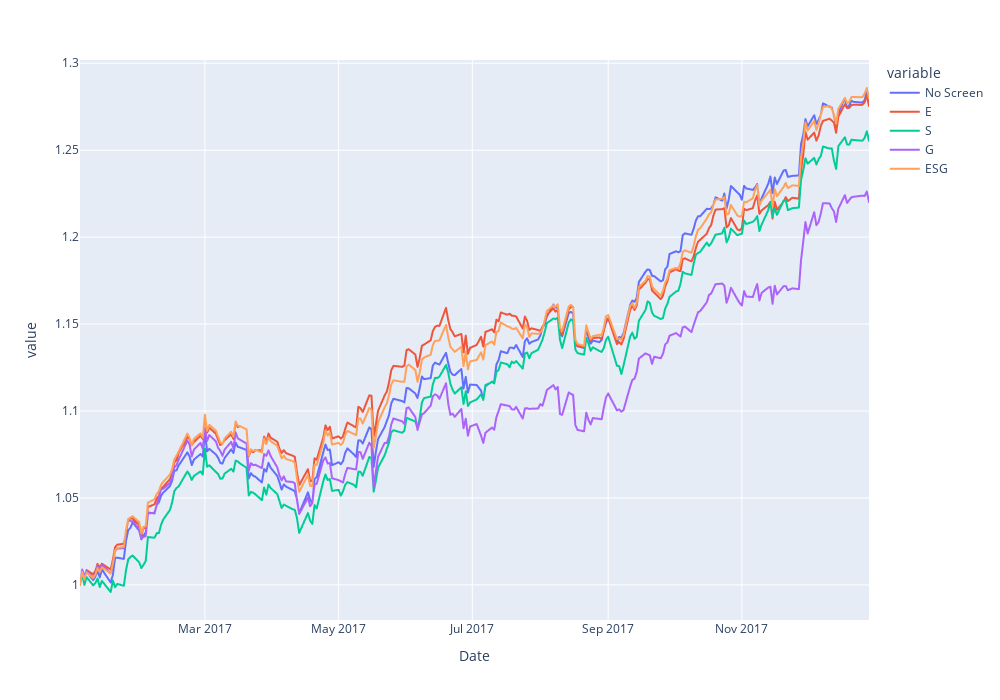

The notebook cell saved with this chart:
### Code cell
fig = px.line(all_sh_port_oof, x=all_sh_port_oof.index, y=all_sh_port_oof.columns)
fig.update_layout(
    width=1000,
    height=700,
)

### Figure 1 — Plotly figure (JSON) as saved in the notebook; plotly's stock layout.template omitted (floating-point values rounded to 4 significant figures; data arrays with more than 128 entries replaced by an {"elided": "..."} marker saying what was removed)
{"data": [{"hovertemplate": "variable=No Screen<br>Date=%{x}<br>value=%{y}<extra></extra>", "legendgroup": "No Screen", "line": {"color": "#636efa", "dash": "solid"}, "marker": {"symbol": "circle"}, "mode": "lines", "name": "No Screen", "showlegend": true, "type": "scattergl", "x": {"elided": "251 str values"}, "xaxis": "x", "y": {"elided": "251 float values"}, "yaxis": "y"}, {"hovertemplate": "variable=E<br>Date=%{x}<br>value=%{y}<extra></extra>", "legendgroup": "E", "line": {"color": "#EF553B", "dash": "solid"}, "marker": {"symbol": "circle"}, "mode": "lines", "name": "E", "showlegend": true, "type": "scattergl", "x": {"elided": "251 str values"}, "xaxis": "x", "y": {"elided": "251 float values"}, "yaxis": "y"}, {"hovertemplate": "variable=S<br>Date=%{x}<br>value=%{y}<extra></extra>", "legendgroup": "S", "line": {"color": "#00cc96", "dash": "solid"}, "marker": {"symbol": "circle"}, "mode": "lines", "name": "S", "showlegend": true, "type": "scattergl", "x": {"elided": "251 str values"}, "xaxis": "x", "y": {"elided": "251 float values"}, "yaxis": "y"}, {"hovertemplate": "variable=G<br>Date=%{x}<br>value=%{y}<extra></extra>", "legendgroup": "G", "line": {"color": "#ab63fa", "dash": "solid"}, "marker": {"symbol": "circle"}, "mode": "lines", "name": "G", "showlegend": true, "type": "scattergl", "x": {"elided": "251 str values"}, "xaxis": "x", "y": {"elided": "251 float values"}, "yaxis": "y"}, {"hovertemplate": "variable=ESG<br>Date=%{x}<br>value=%{y}<extra></extra>", "legendgroup": "ESG", "line": {"color": "#FFA15A", "dash": "solid"}, "marker": {"symbol": "circle"}, "mode": "lines", "name": "ESG", "showlegend": true, "type": "scattergl", "x": {"elided": "251 str values"}, "xaxis": "x", "y": {"elided": "251 float values"}, "yaxis": "y"}], "layout": {"height": 700, "legend": {"title": {"text": "variable"}, "tracegroupgap": 0}, "margin": {"t": 60}, "width": 1000, "xaxis": {"anchor": "y", "domain": [0, 1], "title": {"text": "Date"}}, "yaxis": {"anchor": "x", "domain": [0, 1], "title": {"text": "value"}}}}
